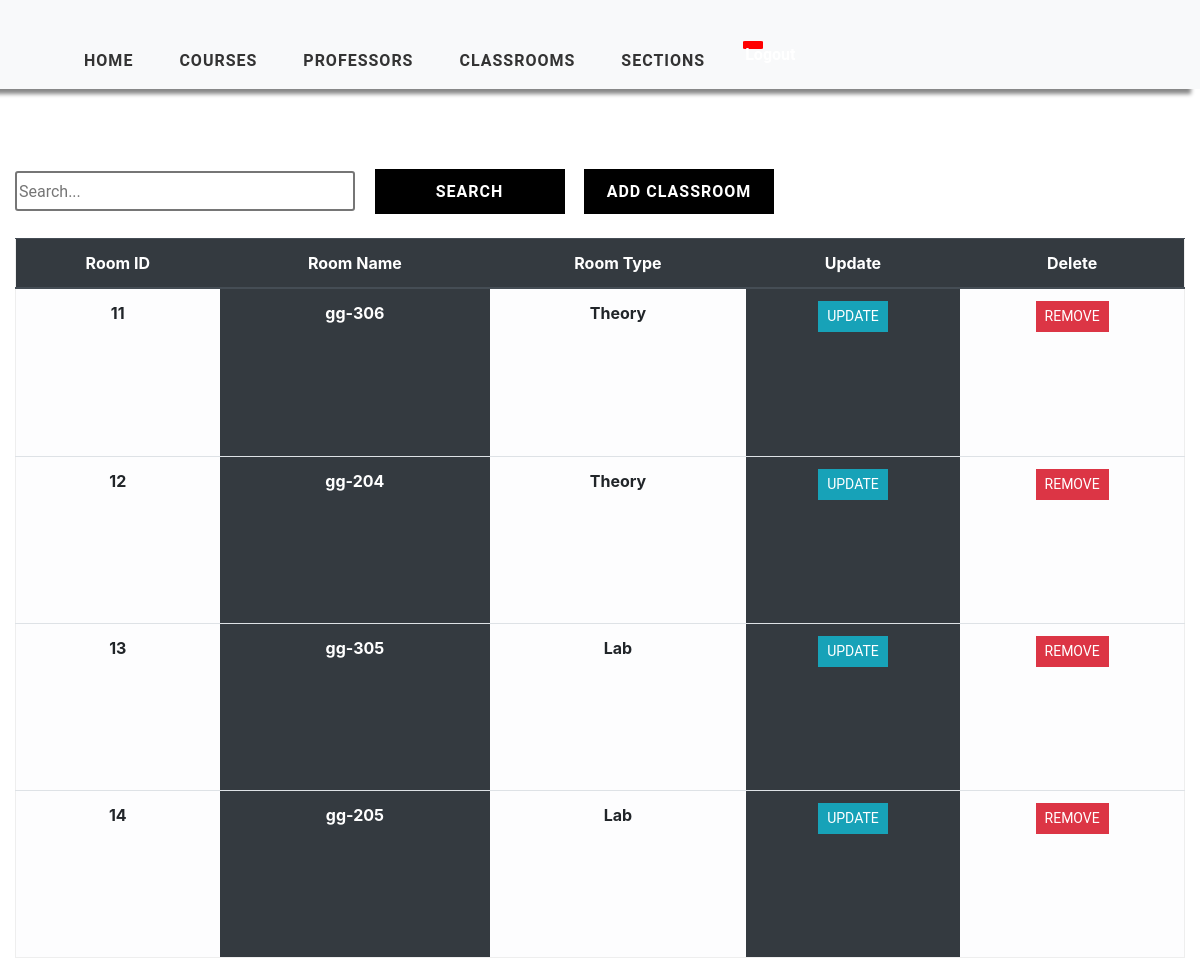
The app's page /classroom_view/ (signed in) with its own data.
### timetableapp/models.py (models this page shows, shortened)
class Classroom(models.Model):
    CLASSRoom_TYPE = (
        ('Theory', 'Theory'),
        ('Lab', 'Lab')
    )
    classroom_id = models.CharField(max_length=2000, primary_key=True)
    classroom_name = models.CharField(max_length=2000, null=True)
    classroom_type = models.CharField(max_length=2000, null=True, choices=CLASSRoom_TYPE)

### timetableapp/views.py (the view)
# urls.py: path('classroom_view/', views.ClassroomTable, name='classroom-view'),
@login_required(login_url='login')
def ClassroomTable(request):
    classrooms = Classroom.objects.all()
    context = {'classrooms': classrooms}
    return render(request, 'timetableapp/ClassroomTable.html', context)

### timetableapp/templates/timetableapp/ClassroomTable.html (shortened to what this page needs)
{% extends 'timetableapp/main.html' %}
{% load static %}
{% block content %}
    <div class="container-fluid">
    <div class="search">
        <input type="text" class="searchbox" placeholder="Search...">
        <input type="submit" value="Search" class="searchButton">
        <a href="{% url 'add-classroom' %}"><button class="searchButton">Add Classroom </button></a>
    </div>
	<div class="table-responsive-lg">
        <table class="table ">
            <thead class="thead-dark">
			<tr>
                <div class="header__item filter__link" >
                   <th scope="col" class="text-center">Room ID</th>
                </div>
                <div class="header__item filter__link">
                  <th class="text-center" scope="col">Room Name</th>
                </div>
                <div class="header__item filter__link">
                   <th class="text-center" scope="col">Room Type</th>
                </div>
                <div class="header__item filter__link">
                    <th class="text-center" scope="col"> Update</th>
                </div>
                <div class="header__item filter__link">
                     <th class="text-center" scope="col">Delete</th>
                </div>
			</tr>
            </thead>
                {% for classroom in classrooms %}
				<tr>
                        <th scope="row" class="table-light text-center">{{ classroom.classroom_id }}</th>
						<th scope="row" class="table-dark text-center"  >{{ classroom.classroom_name }}</th>
						<th scope="row" class="table-light text-center"> {{ classroom.classroom_type}}</th>
                        <th scope="row" class="table-dark text-center"> <a href="{% url 'update-classroom' classroom.classroom_id %}" class="btn btn-sm btn-info">Update</a></th>
                        <th scope="row" class="table-light text-center"> <a href="{% url 'delete-classroom' classroom.classroom_id %}" class="btn btn-sm btn-danger" >Remove</a></th>
					</tr>
                {% endfor %}
        </table>
</div>
    </div>
{% endblock %}

### static/css/style.css (style rules this page uses)
a { cursor: pointer; }

### static/css/tables.css (style rules this page uses)
*, *:before, *:after { box-sizing: border-box; }
body { font-family: "Roboto", sans-serif; margin: 0; }
.table { border: 1px solid #eeeeee; overflow-y: auto; overflow-x: auto; overflow-style: marquee-line; height: 720px; }
.table-data, .header__item { flex: 1 1 20%; text-align: center; font-family: Roboto, sans-serif; font-weight: bold; }
.header__item { text-transform: uppercase; }
.filter__link { color: white; text-decoration: none; position: relative; display: inline-block; padding-left: 24px; padding-right: 24px; }
.filter__link::after { content: ""; position: absolute; right: -18px; color: white; font-size: 12px; top: 50%; transform: translateY(-50%); }
.btn { border-radius: 0 !important; font-family: Roboto, sans-serif !important; text-transform: uppercase; }
.search { display: inline-block; }
.searchbox { width: 340px; height: 40px; border-style: solid; border-radius: 3px; font-family: Roboto, sans-serif; text-align: justify; }
.searchButton { width: 190px; height: 45px ; font-family: Roboto, sans-serif; text-transform: uppercase; letter-spacing: 1px; font-weight: bolder; color: white ; background: black; margin-left: 15px; margin-top: 40px; border-color: black ; border-radius: 0 ; border-style: solid; border-width: 3px ; }

### records on screen
Classroom: classroom_id "11", classroom_name "gg-306", classroom_type "Theory"
Classroom: classroom_id "12", classroom_name "gg-204", classroom_type "Theory"
Classroom: classroom_id "13", classroom_name "gg-305", classroom_type "Lab"
Classroom: classroom_id "14", classroom_name "gg-205", classroom_type "Lab"
